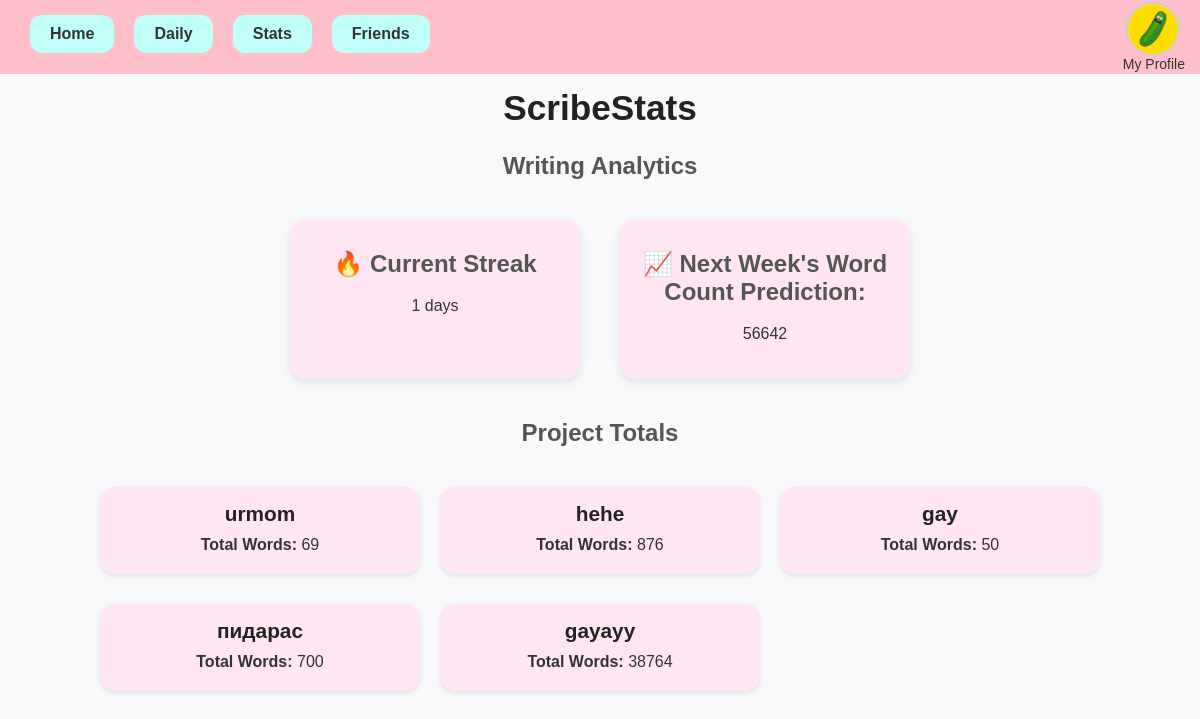
/stats, run on an earlier commit of the app's database.
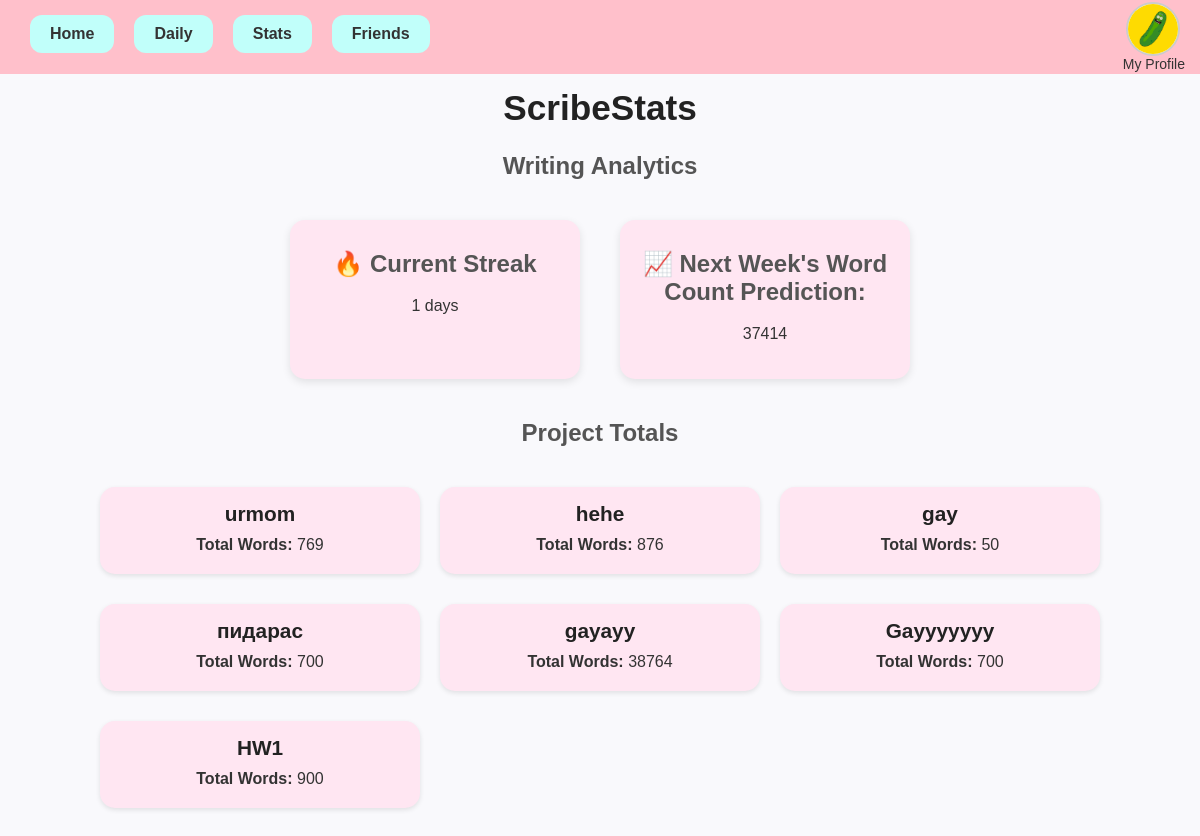
And on a later commit of the database.
### tables this page shows
CREATE TABLE writing_entries (
            id INTEGER PRIMARY KEY AUTOINCREMENT,
            entry_date TEXT,
            word_count INTEGER,
            project TEXT
        );

### app.py (the view)
@app.route("/stats")
def stats():
    conn = sqlite3.connect(DB_NAME)
    c = conn.cursor()
    c.execute("SELECT entry_date, word_count, project FROM writing_entries ORDER BY entry_date")
    data = c.fetchall()
    conn.close()
    streak, project_totals, prediction = analytics.analyze_data(data)
    return render_template(
        "stats.html",
        data=data,
        streak=streak,
        project_totals=project_totals,
        prediction=prediction,
    )

### analytics.py (called while the page is built)
def analyze_data(data):
    dates = sorted([datetime.strptime(d[0], "%Y-%m-%d").date() for d in data], reverse=True)
    streak = 0
    if dates:
        streak = 1
        for i in range(1, len(dates)):
            if (dates[i-1] - dates[i]).days == 1:
                streak += 1
            else:
                break
    project_totals = {}
    for entry in data:
        project = entry[2]
        words = entry[1]
        project_totals[project] = project_totals.get(project, 0) + words
    if data:
        total_words = sum(entry[1] for entry in data)
        avg_per_day = total_words / len(data)
        prediction = int(avg_per_day * 7)
    else:
        prediction = 0
    return streak, project_totals, prediction

### templates/stats.html (shortened to what this page needs)
<!DOCTYPE html>
<html>
<head>
    <link rel="stylesheet" href="{{ url_for('static', filename='style.css') }}">
</head>
<body>
 <body>
    <div class="banner"></div>
    <div class="navbar">
        <a href="{{ url_for('home_page') }}">Home</a>
        <a href="{{ url_for('entries') }}">Daily</a>
        <a href="{{ url_for('stats') }}">Stats</a>
        <a href="{{ url_for('friends') }}">Friends</a>
    </div>
    <div class="account-circle">
        <img src="{{ url_for('static', filename='account.png') }}" alt="Account">
    </div>
    <div class="account-label">My Profile</div>
    <h1>ScribeStats</h1>
    <h2>Writing Analytics</h2>
    <div class="stats-container">
        <div class="stat-box">
            <h2>🔥 Current Streak</h2>
            <p>{{ streak }} days</p>
        </div>
        <div class="stat-box">
            <h2>📈 Next Week's Word Count Prediction:</h2>
            <p>{{ prediction }}</p>
        </div>
    </div>
    <h2>Project Totals</h2>
    <div class="entries">
        {% for project, total in project_totals.items() %}
        <div class="entry-card">
            <h3>{{ project }}</h3>
            <p><strong>Total Words:</strong> {{ total }}</p>
        </div>
        {% endfor %}
    </div>
</body>
</html>

What changed in the data, as far as the page shows it:
computed for writing_entries "urmom": word_count "69" → "769"
added writing_entries: project "Gayyyyyyy", word_count "700"
added writing_entries: project "HW1", word_count "900"
Also different on the page:
{{ prediction }}: "56642" → "37414"
